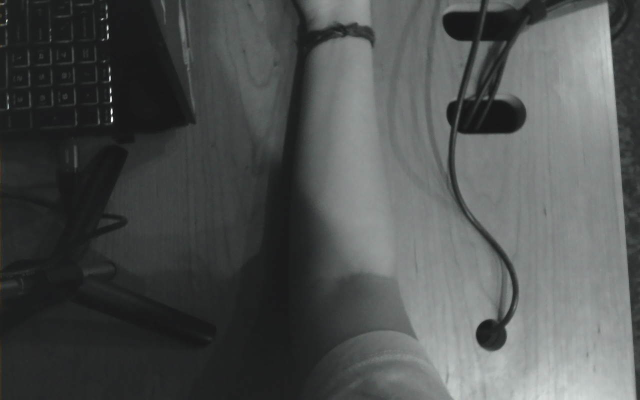
#> input picture images/0.bmp, 1280 x 800 px (shown at 1/2 size); its folder holds only this picture in this run
$ python -i preprocessing.py   (imports and definitions only)   (older library calls are emulated)
#> lines starting #> are read from the running program, lines starting #| are printed output that depends on the picture; after the words box and inside, x2 and y2 are one past the last pixel; in counts of white or black regions, pixels touching at a corner belong together
### backend/arm_segmentation.py
"""Memory-safe, model-guided forearm isolation for close-range NIR frames."""

import logging
from dataclasses import dataclass
from pathlib import Path
from threading import Lock

import cv2
import numpy as np

try:
    from ai_edge_litert.interpreter import Interpreter
except ImportError:
    try:
        from tflite_runtime.interpreter import Interpreter
    except ImportError:
        Interpreter = None


MODEL_PATH = Path(__file__).resolve().parent / "models" / "magic_touch.tflite"
MODEL_INPUT_LONG_EDGE = 512
MODEL_TENSOR_SIZE = 512
_SEGMENTER = None
_SEGMENTER_UNAVAILABLE = False
_SEGMENTER_LOCK = Lock()
logger = logging.getLogger("veinz.arm-segmentation")


@dataclass(frozen=True)
class ArmSegmentation:
    mask: np.ndarray
    confidence: float
    method: str
    model_name: str
    model_tier: str
    runtime: str
    fallback_used: bool


def _segmenter():
    global _SEGMENTER, _SEGMENTER_UNAVAILABLE
    if _SEGMENTER is not None:
        return _SEGMENTER
    if _SEGMENTER_UNAVAILABLE or Interpreter is None or not MODEL_PATH.exists():
        return None

    with _SEGMENTER_LOCK:
        if _SEGMENTER is None:
            try:
                interpreter = Interpreter(
                    model_path=str(MODEL_PATH),
                    num_threads=4,
                )
                interpreter.allocate_tensors()
                input_detail = interpreter.get_input_details()[0]
                output_detail = interpreter.get_output_details()[0]
                expected_input = (1, MODEL_TENSOR_SIZE, MODEL_TENSOR_SIZE, 4)
                if tuple(input_detail["shape"]) != expected_input:
                    raise RuntimeError(
                        "Unexpected MagicTouch input shape "
                        f"{tuple(input_detail['shape'])}"
                    )
                _SEGMENTER = (
                    interpreter,
                    int(input_detail["index"]),
                    int(output_detail["index"]),
                )
            except Exception:
                _SEGMENTER_UNAVAILABLE = True
                logger.exception(
                    "LiteRT could not initialize MagicTouch; "
                    "arm isolation will use the full image"
                )
                return None
    return _SEGMENTER


# [90 lines left out: functions _predict_foreground, _component_at, _shape_metrics, _broad_candidate_score, not called in this run]


def _model_arm_mask(image_bgr):
    """Prompt the lightweight model at the center and two flanking locations."""
    if _segmenter() is None:
        return None, None, 0.0

    height, width = image_bgr.shape[:2]

    best_mask = None
    best_point = None
    best_confidence = 0.0
    best_score = -1e6

    for normalized_x in (0.50, 0.35, 0.65):
        point = (round(normalized_x * width), round(0.50 * height))

        try:
            confidence_map = _predict_foreground(image_bgr, normalized_x)
        except Exception:
            logger.exception(
                "MagicTouch inference failed for prompt x=%.2f",
                normalized_x,
            )
            continue
        if confidence_map is None:
            continue

        candidate = _component_at(confidence_map >= 0.50, point)
        confidence = (
            float(np.mean(confidence_map[candidate > 0]))
            if np.any(candidate)
            else 0.0
        )
        score = _broad_candidate_score(candidate, confidence)
        if score > best_score:
            best_mask = candidate
            best_point = point
            best_confidence = confidence
            best_score = score

    if best_score <= -1e5:
        return None, None, 0.0
    return best_mask, best_point, best_confidence


# [69 lines left out: function _refine_broad_mask, not called in this run]


def segment_arm(image_bgr):
    """Return a full-resolution arm mask without any guide-shaped fallback."""
    height, width = image_bgr.shape[:2]
    scale = min(1.0, MODEL_INPUT_LONG_EDGE / max(height, width))
    working = cv2.resize(
        image_bgr,
        (max(32, round(width * scale)), max(32, round(height * scale))),
        interpolation=cv2.INTER_AREA,
    )

    try:
        broad, point, confidence = _model_arm_mask(working)
    except Exception:
        logger.exception(
            "Arm model unavailable; continuing with the complete input frame"
        )
        broad, point, confidence = None, None, 0.0
    if broad is None or point is None:
        mask = np.full(working.shape[:2], 255, dtype=np.uint8)
        method = "full-image-no-segmentation"
        confidence = 0.0
        model_name = "No arm-isolation model result"
        model_tier = "Fallback"
        runtime = "CPU"
        fallback_used = True
    else:
        mask = _refine_broad_mask(working, broad, point)
        method = "magic-touch-litert-refined"
        model_name = "Google MagicTouch"
        model_tier = "Lightweight"
        runtime = "LiteRT CPU"
        fallback_used = False

    mask = cv2.resize(mask, (width, height), interpolation=cv2.INTER_NEAREST)
    mask = (mask > 0).astype(np.uint8) * 255
    if float(np.mean(mask > 0)) < 0.025:
        mask = np.full((height, width), 255, dtype=np.uint8)
        method = "full-image-invalid-model-mask"
        confidence = 0.0
        model_name = "No arm-isolation model result"
        model_tier = "Fallback"
        runtime = "CPU"
        fallback_used = True

    return ArmSegmentation(
        mask=mask,
        confidence=float(np.clip(confidence, 0.0, 1.0)),
        method=method,
        model_name=model_name,
        model_tier=model_tier,
        runtime=runtime,
        fallback_used=fallback_used,
    )

### backend/preprocessing.py
"""Arm-restricted preprocessing for monochrome reflected-NIR images."""

from dataclasses import dataclass

import cv2
import numpy as np

from arm_segmentation import segment_arm


@dataclass(frozen=True)
class PreparedImage:
    """Images and masks shared by vessel detection and presentation."""

    original: np.ndarray
    gray: np.ndarray
    corrected: np.ndarray
    enhanced: np.ndarray
    vessel_enhanced: np.ndarray
    arm_mask: np.ndarray
    analysis_mask: np.ndarray
    signal_quality: float
    segmentation_confidence: float
    segmentation_method: str
    segmentation_model_name: str
    segmentation_model_tier: str
    segmentation_runtime: str
    segmentation_fallback_used: bool
    warnings: tuple[str, ...]


def _robust_rescale(image, mask=None, low=1.0, high=99.0):
    valid = mask > 0 if mask is not None else np.ones(image.shape, dtype=bool)
    sample = image[valid] if np.any(valid) else image.ravel()
    lo, hi = np.percentile(sample, (low, high))
    if hi <= lo + 1e-6:
        return np.zeros(image.shape, dtype=np.uint8)
    scaled = (image.astype(np.float32) - float(lo)) * (255.0 / float(hi - lo))
    result = np.clip(scaled, 0, 255).astype(np.uint8)
    result[~valid] = 0
    return result


def _interior_mask(arm_mask):
    """Exclude the physical arm boundary where edge filters create ridges."""
    bounded_arm = (arm_mask > 0).astype(np.uint8)
    bounded_arm[[0, -1], :] = 0
    bounded_arm[:, [0, -1]] = 0
    distance = cv2.distanceTransform(
        bounded_arm,
        cv2.DIST_L2,
        5,
    )
    inset = max(8.0, min(arm_mask.shape) * 0.030)
    interior = (distance >= inset).astype(np.uint8) * 255

    # Preserve a useful analysis region for unusually narrow model masks.
    if np.mean(interior > 0) < 0.60 * max(np.mean(arm_mask > 0), 1e-6):
        inset *= 0.55
        interior = (distance >= inset).astype(np.uint8) * 255
    return interior


def _illumination_correct(gray, arm_mask):
    """Normalize vignetting without allowing black background to bias the field."""
    mask_float = (arm_mask > 0).astype(np.float32)
    sigma = max(18.0, min(gray.shape) / 12.0)
    numerator = cv2.GaussianBlur(
        gray.astype(np.float32) * mask_float,
        (0, 0),
        sigmaX=sigma,
    )
    denominator = cv2.GaussianBlur(mask_float, (0, 0), sigmaX=sigma)
    background = numerator / np.maximum(denominator, 1e-3)

    valid = arm_mask > 0
    reference = float(np.median(background[valid])) if np.any(valid) else 128.0
    corrected = (gray.astype(np.float32) + 2.0) / (background + 2.0) * reference
    return _robust_rescale(corrected, arm_mask, low=0.5, high=99.5)


def _multiscale_blackhat(image, support_mask, analysis_mask):
    """Enhance dark lines over the expected range of apparent vessel widths."""
    working = image.copy()
    support = support_mask > 0
    fill = int(np.median(working[support])) if np.any(support) else 128
    working[~support] = fill

    responses = []
    minimum = min(image.shape)
    for fraction in (0.012, 0.020, 0.032, 0.048):
        size = max(7, round(minimum * fraction))
        if size % 2 == 0:
            size += 1
        kernel = cv2.getStructuringElement(cv2.MORPH_ELLIPSE, (size, size))
        responses.append(cv2.morphologyEx(working, cv2.MORPH_BLACKHAT, kernel))

    response = np.maximum.reduce(responses).astype(np.float32)
    return _robust_rescale(response, analysis_mask, low=5.0, high=99.5)


def _quality_metrics(gray, corrected, analysis_mask):
    valid = analysis_mask > 0
    sample = gray[valid] if np.any(valid) else gray.ravel()
    corrected_sample = corrected[valid] if np.any(valid) else corrected.ravel()

    dynamic_range = float(
        np.percentile(corrected_sample, 95) - np.percentile(corrected_sample, 5)
    )
    laplacian = cv2.Laplacian(corrected, cv2.CV_32F)
    sharpness = float(np.var(laplacian[valid])) if np.any(valid) else float(laplacian.var())
    clipped = float(np.mean((sample <= 5) | (sample >= 250)))

    quality = float(
        0.45 * np.clip(dynamic_range / 105.0, 0.0, 1.0)
        + 0.35 * np.clip(sharpness / 180.0, 0.0, 1.0)
        + 0.20 * np.clip(1.0 - clipped / 0.12, 0.0, 1.0)
    )

    warnings = []
    if dynamic_range < 35:
        warnings.append("Low local contrast")
    if sharpness < 25:
        warnings.append("Image may be out of focus")
    if clipped > 0.12:
        warnings.append("Exposure clipping detected")
    return quality, tuple(warnings)


def prepare_image(image_bgr):
    """Isolate the arm, correct the frame, and expose dark tubular structures."""
    if image_bgr is None or image_bgr.size == 0:
        raise ValueError("Input image is empty")

    if image_bgr.ndim == 2:
        raw_original = cv2.cvtColor(image_bgr, cv2.COLOR_GRAY2BGR)
    else:
        raw_original = image_bgr[:, :, :3].copy()
    raw_gray = cv2.cvtColor(raw_original, cv2.COLOR_BGR2GRAY)

    segmentation = segment_arm(raw_original)
    arm_mask = segmentation.mask
    analysis_mask = _interior_mask(arm_mask)

    original = np.zeros_like(raw_original)
    original[arm_mask > 0] = raw_original[arm_mask > 0]
    gray = np.zeros_like(raw_gray)
    gray[arm_mask > 0] = raw_gray[arm_mask > 0]

    corrected = _illumination_correct(raw_gray, arm_mask)

    # NLM suppresses OV9281 sensor grain; restrained multiscale unsharp masking
    # restores vessel edges without reintroducing the slowly varying light field.
    filter_input = corrected.copy()
    arm_pixels = arm_mask > 0
    fill = int(np.median(corrected[arm_pixels])) if np.any(arm_pixels) else 128
    filter_input[~arm_pixels] = fill
    denoised = cv2.fastNlMeansDenoising(
        filter_input,
        None,
        h=5,
        templateWindowSize=7,
        searchWindowSize=21,
    )
    soft = cv2.GaussianBlur(denoised, (0, 0), sigmaX=1.25)
    sharpened = cv2.addWeighted(denoised, 1.45, soft, -0.45, 0)
    enhanced = cv2.createCLAHE(
        clipLimit=2.2,
        tileGridSize=(10, 10),
    ).apply(sharpened)
    enhanced[arm_mask == 0] = 0

    vessel_enhanced = _multiscale_blackhat(
        enhanced,
        arm_mask,
        analysis_mask,
    )

    quality, warnings = _quality_metrics(gray, corrected, analysis_mask)
    return PreparedImage(
        original=original,
        gray=gray,
        corrected=corrected,
        enhanced=enhanced,
        vessel_enhanced=vessel_enhanced,
        arm_mask=arm_mask,
        analysis_mask=analysis_mask,
        signal_quality=quality,
        segmentation_confidence=segmentation.confidence,
        segmentation_method=segmentation.method,
        segmentation_model_name=segmentation.model_name,
        segmentation_model_tier=segmentation.model_tier,
        segmentation_runtime=segmentation.runtime,
        segmentation_fallback_used=segmentation.fallback_used,
        warnings=warnings,
    )

>>> import cv2
>>> picture = cv2.imread('../images/0.bmp')
#> picture is the input picture: shape (800, 1280, 3); mean B, G, R 81.1, 82.1, 79.5
>>> result = prepare_image(picture)
#> in segment_arm, `broad, point, confidence = _model_arm_mask(working)`: confidence = 0
#> in _interior_mask, `bounded_arm[:, [0, -1]] = 0`:
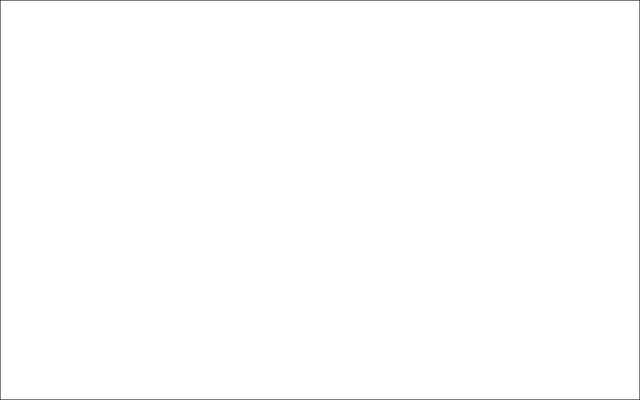
#> bounded_arm: shape (800, 1280) (shown at 1/2 size); values 0 (black) and 1 (white), 99.6% white; black in thin lines or dots
#> in _illumination_correct, `numerator = cv2.GaussianBlur( gray.astype(np.float32) * mask_float, (0..`:
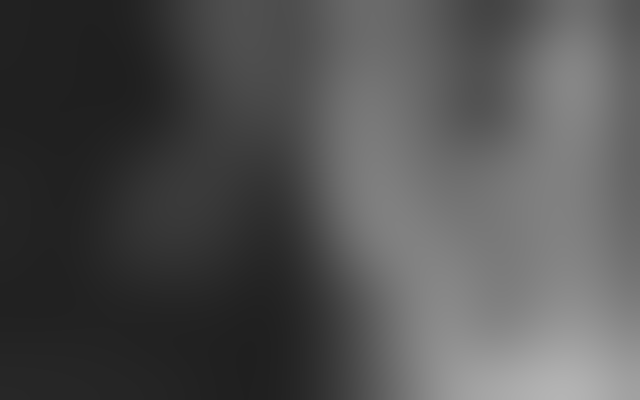
#> numerator: shape (800, 1280) float32 (shown at 1/2 size); min 31.39, max 180.3, mean 81.1
#> in _illumination_correct, `reference = float(np.median(background[valid])) if np.any(valid) else ..`: reference = 78.11
#> in _illumination_correct, `corrected = (gray.astype(np.float32) + 2.0) / (background + 2.0) * ref..`:
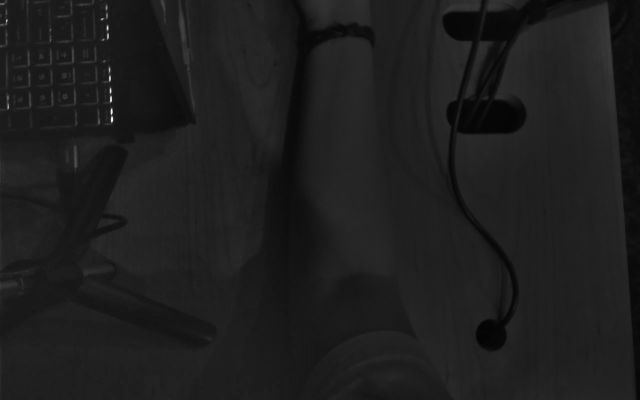
#> corrected: shape (800, 1280) float32 (shown at 1/2 size); min 6.68, max 594.1, mean 76.7; drawn with min black and max white
#> in _robust_rescale, `lo, hi = np.percentile(sample, (low, high))`: lo = 22.68; hi = 126.6
#> in prepare_image, `fill = int(np.median(corrected[arm_pixels])) if np.any(arm_pixels) els..`: fill = 140
#> in prepare_image, `enhanced = cv2.createCLAHE( clipLimit=2.2, tileGridSize=(10, 10), ).ap..`:
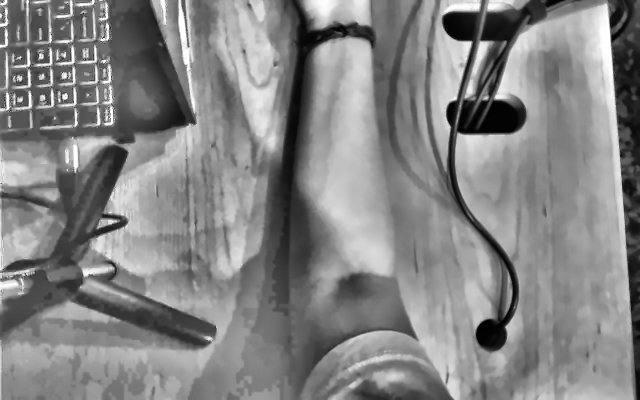
#> enhanced: shape (800, 1280) (shown at 1/2 size); min 0, max 255, mean 132
#> in _multiscale_blackhat, `fill = int(np.median(working[support])) if np.any(support) else 128`: fill = 137
#> after the loop in _multiscale_blackhat, `for fraction in (0.012, 0.020, 0.032, 0.048):`: responses = 4 items
#> in _multiscale_blackhat, `response = np.maximum.reduce(responses).astype(np.float32)`:
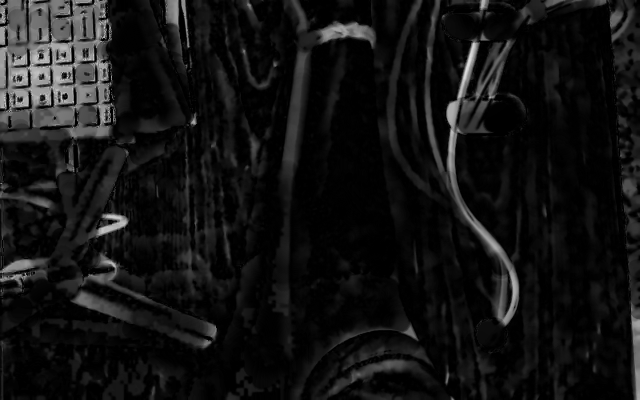
#> response: shape (800, 1280) float32 (shown at 1/2 size); min 0, max 255, mean 19
#> call 2 of _robust_rescale, with low = 5, high = 99.5
#> in _robust_rescale (call 2), `lo, hi = np.percentile(sample, (low, high))`: lo = 0; hi = 172
#> in _robust_rescale (call 2), `result[~valid] = 0`:
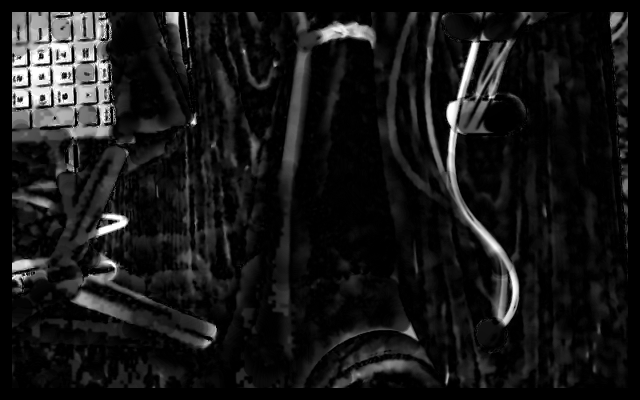
#> result: shape (800, 1280) (shown at 1/2 size); min 0, max 255, mean 23.5
#> in _quality_metrics, `dynamic_range = float( np.percentile(corrected_sample, 95) - np.percen..`: dynamic_range = 133
#> in _quality_metrics, `laplacian = cv2.Laplacian(corrected, cv2.CV_32F)`:
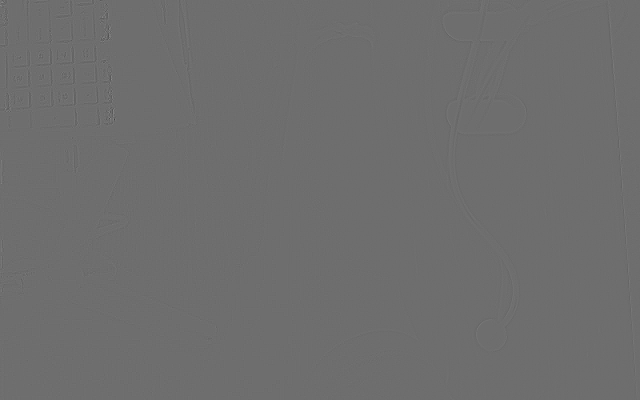
#> laplacian: shape (800, 1280) float32 (shown at 1/2 size); min -498, max 655, mean 0; drawn with min black and max white
#> in _quality_metrics, `sharpness = float(np.var(laplacian[valid])) if np.any(valid) else floa..`: sharpness = 92.23
#> in _quality_metrics, `clipped = float(np.mean((sample <= 5) | (sample >= 250)))`: clipped = 4.75e-05
#> in _quality_metrics, `quality = float( 0.45 * np.clip(dynamic_range / 105.0, 0.0, 1.0) + 0.3..`: quality = 0.829
#> in prepare_image, `quality, warnings = _quality_metrics(gray, corrected, analysis_mask)`: warnings = ()

$ run again, on images/1.bmp
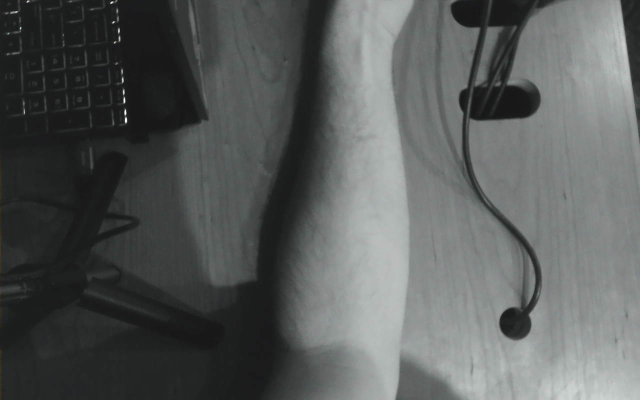
#> input picture images/1.bmp, 1280 x 800 px (shown at 1/2 size)
#> picture is the input picture: shape (800, 1280, 3); mean B, G, R 90.9, 92, 89
#> confidence = 0
#> arm_mask: shape (800, 1280); every value is 255
#> interior: shape (800, 1280); 90.5% white; 1 black region, box (x1, y1, x2, y2) and area: (0, 0, 1280, 800) 97536
#> mask_float: shape (800, 1280) float32; every value is 1
#> denominator: shape (800, 1280) float32; every value is 1
#> reference = 85.31
#> lo = 25.16; hi = 130.5
#> in prepare_image, `fill = int(np.median(corrected[arm_pixels])) if np.any(arm_pixels) els..`: fill = 148
#> in prepare_image, `enhanced = cv2.createCLAHE( clipLimit=2.2, tileGridSize=(10, 10), ).ap..`:
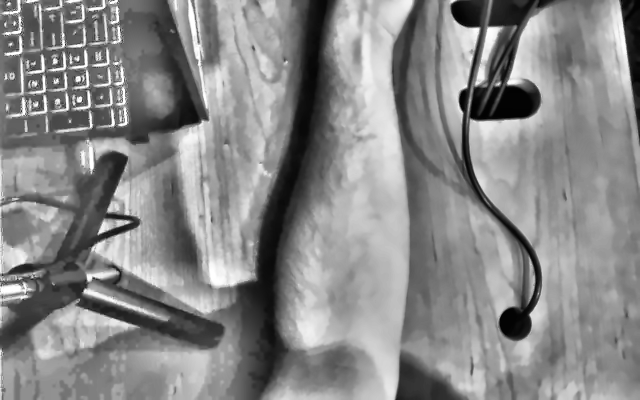
#> enhanced: shape (800, 1280) (shown at 1/2 size); min 0, max 255, mean 135.7
#> in _multiscale_blackhat, `fill = int(np.median(working[support])) if np.any(support) else 128`: fill = 142
#> after the loop in _multiscale_blackhat, `for fraction in (0.012, 0.020, 0.032, 0.048):`: responses = 4 items
#> lo = 0; hi = 183
#> in _robust_rescale (call 2), `result[~valid] = 0`:
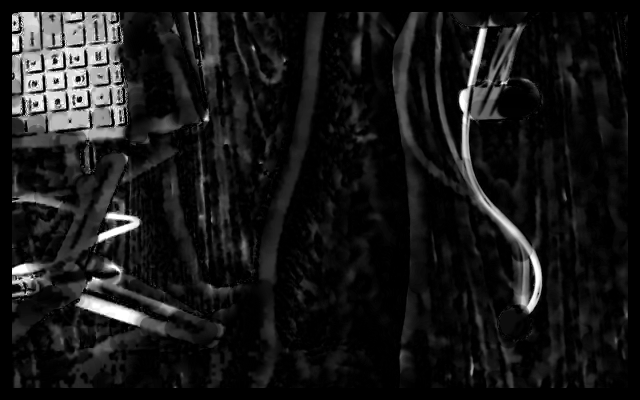
#> result: shape (800, 1280) (shown at 1/2 size); min 0, max 255, mean 24.4
#> dynamic_range = 156
#> sharpness = 112.6
#> clipped = 4.32e-05
#> in _quality_metrics, `quality = float( 0.45 * np.clip(dynamic_range / 105.0, 0.0, 1.0) + 0.3..`: quality = 0.869
#> in prepare_image, `quality, warnings = _quality_metrics(gray, corrected, analysis_mask)`: warnings = ()
